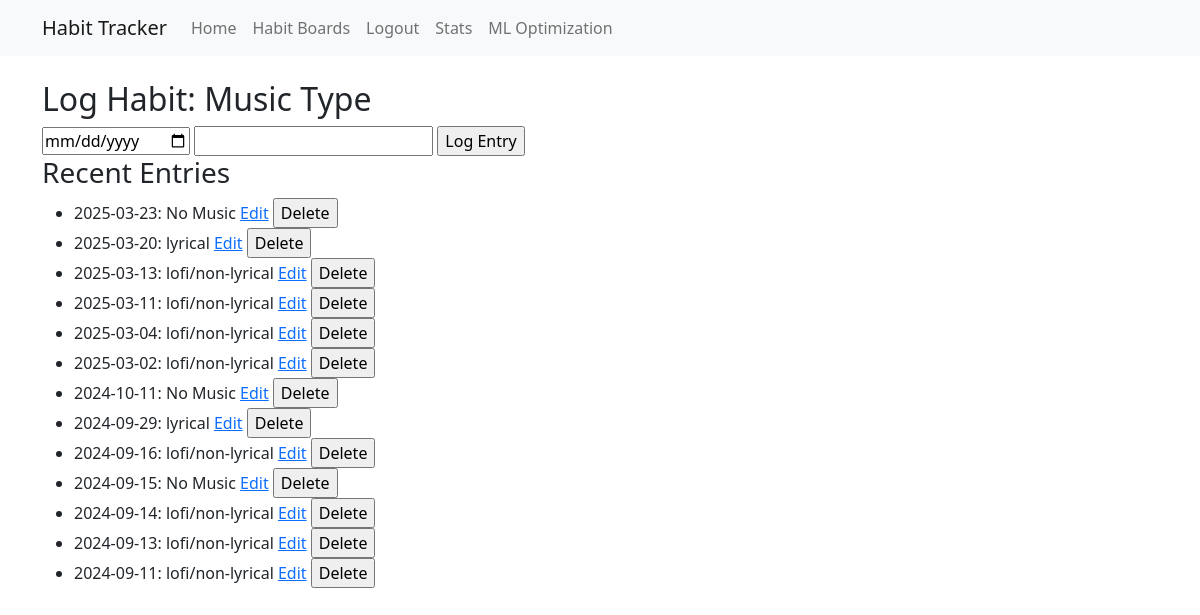
Screenshot of /habit/2/log (signed in) with the database file from the repository.
### tables this page shows
CREATE TABLE habits (
    id INTEGER PRIMARY KEY AUTOINCREMENT,
    user_id INTEGER NOT NULL,
    board_id INTEGER NOT NULL,
    name TEXT NOT NULL,
    description TEXT,
    frequency TEXT, -- can be NULL for batch habits
    variable_type TEXT NOT NULL CHECK(variable_type IN ('boolean', 'numeric', 'categorical')),
    created TIMESTAMP NOT NULL DEFAULT CURRENT_TIMESTAMP,
    FOREIGN KEY (user_id) REFERENCES users (id),
    FOREIGN KEY (board_id) REFERENCES habit_boards (id)
);

CREATE TABLE entries (
    id INTEGER PRIMARY KEY AUTOINCREMENT,
    habit_id INTEGER NOT NULL,
    date DATE NOT NULL,
    value TEXT NOT NULL,
    FOREIGN KEY (habit_id) REFERENCES habits (id)
);

### app.py (the view, shortened to what this page needs)
@app.route('/habit/<int:habit_id>/log', methods=['GET', 'POST'])
@login_required
def log_habit(habit_id):
    conn = get_db_connection()
    habit = conn.execute('SELECT * FROM habits WHERE id = ? AND user_id = ?',
                         (habit_id, session['user_id'])).fetchone()
    entries = conn.execute('SELECT * FROM entries WHERE habit_id = ? ORDER BY date DESC', (habit_id,)).fetchall()
    conn.close()
    return render_template('log_habit.html', habit=habit, entries=entries)

### app.py (called while the page is built)
def get_db_connection():
    conn = sqlite3.connect('habits.db')
    conn.row_factory = sqlite3.Row
    return conn

def login_required(f):
    @wraps(f)
    def decorated_function(*args, **kwargs):
        if 'user_id' not in session:
            return redirect(url_for('login'))
        return f(*args, **kwargs)
    return decorated_function

### templates/log_habit.html
{% extends "base.html" %}
{% block content %}
<h2>Log Habit: {{ habit['name'] }}</h2>
<form method="post">
    <input type="date" name="date" required>
    {% if habit['variable_type'] == 'boolean' %}
    <select name="value">
        <option value="1">Yes</option>
        <option value="0">No</option>
    </select>
    {% else %}
    <input type="number" name="value" required>
    {% endif %}
    <input type="submit" value="Log Entry">
</form>
<h3>Recent Entries</h3>
<ul>
{% for entry in entries %}
    <li>
        {{ entry['date'] }}: {{ entry['value'] }}
        <a href="{{ url_for('edit_entry', entry_id=entry['id']) }}">Edit</a>
        <form method="post" action="{{ url_for('delete_entry', entry_id=entry['id']) }}" style="display: inline;">
            <input type="submit" value="Delete">
        </form>
    </li>
{% endfor %}
</ul>
{% endblock %}

### rows the page displays
habits: name "Music Type"
entries: date "2025-03-23", value "No Music"
entries: date "2025-03-20", value "lyrical"
entries: date "2025-03-13", value "lofi/non-lyrical"
entries: date "2025-03-11", value "lofi/non-lyrical"
entries: date "2025-03-04", value "lofi/non-lyrical"
entries: date "2025-03-02", value "lofi/non-lyrical"
entries: date "2024-10-11", value "No Music"
entries: date "2024-09-29", value "lyrical"
entries: date "2024-09-16", value "lofi/non-lyrical"
entries: date "2024-09-15", value "No Music"
entries: date "2024-09-14", value "lofi/non-lyrical"
entries: date "2024-09-13", value "lofi/non-lyrical"
entries: date "2024-09-11", value "lofi/non-lyrical"
